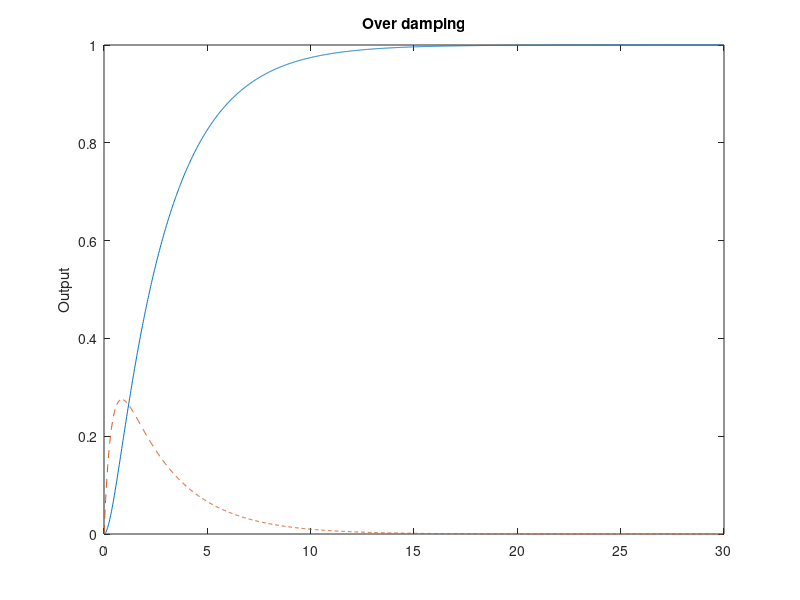

Write MATLAB code to recreate this figure.
R = 3;  L = 1;  C = 1;
t = 0:0.02:30;
num1 = [1];
den1 = [L*C R*C 1];
num2 = [C 0];
den2 = [L*C R*C 1];
G1 = tf(num1, den1);
G2 = tf(num2, den2);
y1 = step (G1, t);
y2 = step (G2, t);
plot(t, y1);
hold on
plot(t, y2, '--');
ylabel('Output')
title("Over damping")